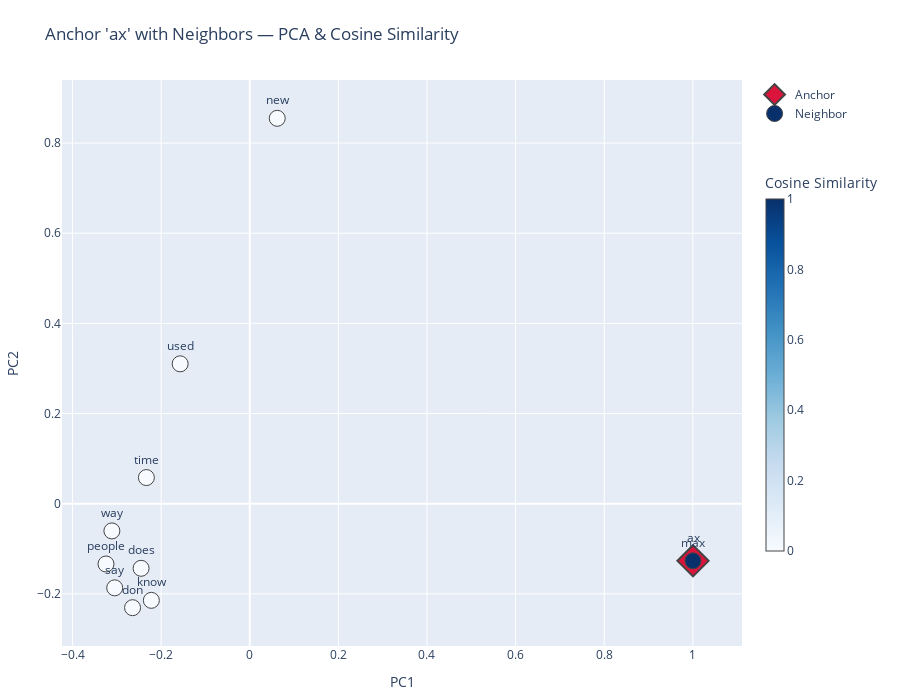
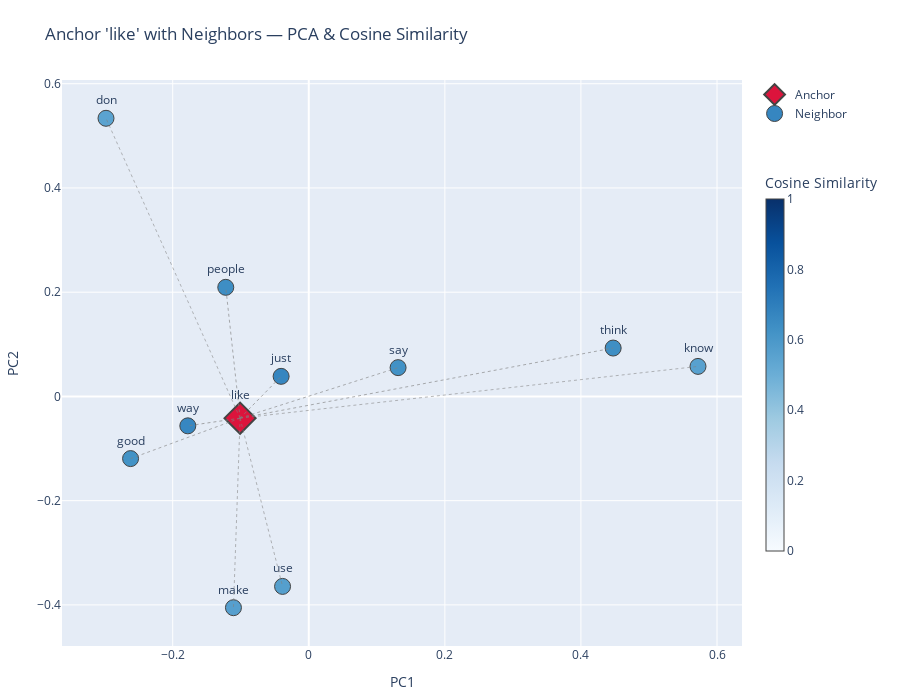
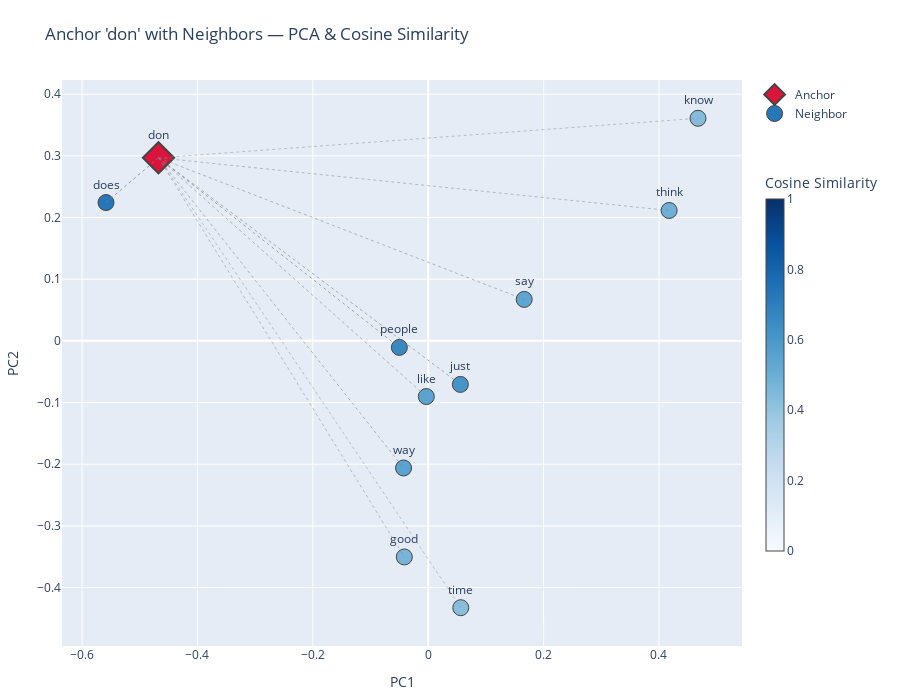
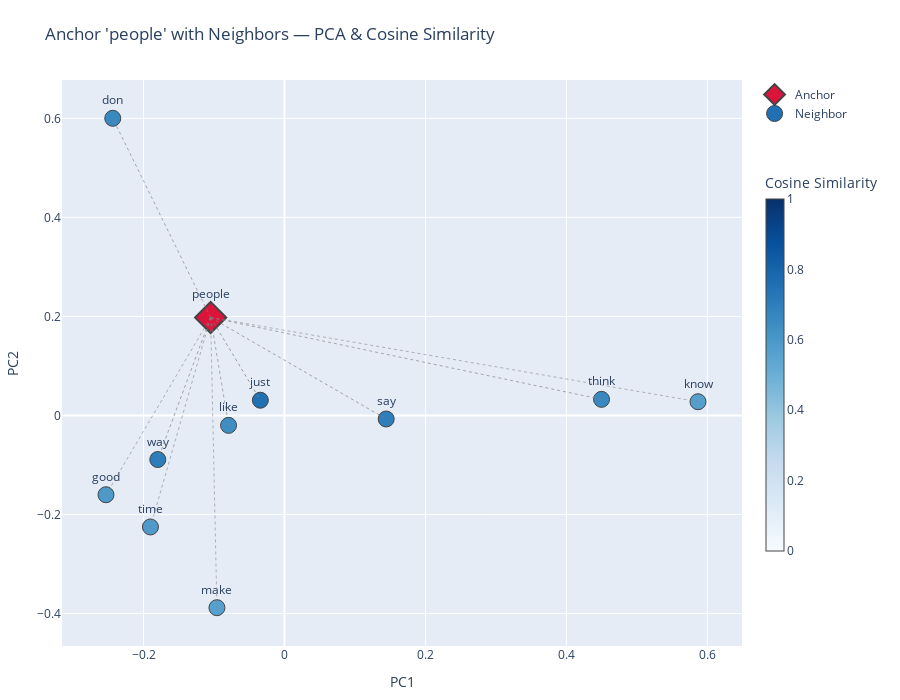

Here is the notebook cell these charts were saved with, in order:
### Markdown cell above
<div dir="rtl">

#### تجزیه و تحلیل PCA و نمای دو بعدی

برای درک بهتر روابط معنایی، بردارهای TF-IDF همان ۵ واژه و همسایگان نزدیکشان با استفاده از **Principal Component Analysis (PCA)** به دو بعد کاهش یافتند. در نمودار ۲ بعدی، هر نقطه نماینده یک واژه است و فاصله بین نقاط نمایانگر **proximity معنایی** است. رنگ و شدت نقاط برای همسایگان بر اساس **cosine similarity** با واژه anchor تغییر میکند تا میزان نزدیکی معنایی به صورت بصری قابل بررسی باشد.

مشاهده میکنیم که:

* برای واژه `'ax'`، همسایه اصلی `'max'` بسیار نزدیک anchor قرار گرفته است، در حالی که دیگر همسایگان پراکندهتر هستند.
* واژه `'like'` و همسایگانش خوشهای نسبی شکل دادهاند که ارتباط معنایی بین آنها را نشان میدهد.
* واژه `'people'` و `'just'` نیز در نزدیکی هم قرار دارند و نقاط مربوط به `'think'`, `'know'` نیز با شدت کمتر نزدیک آنها هستند.

این نتایج نشان میدهد که **فاصله در فضای PCA با شباهت معنایی واقعی واژهها هماهنگ است** و خوشههایی از واژههای مرتبط به طور طبیعی شکل گرفتهاند.

نتیجه کلی این است که واژههایی که از نظر معنایی نزدیکاند، در نمودار PCA نیز در کنار هم قرار دارند و میتوان خوشهها و ارتباطات معنایی را به صورت بصری بررسی کرد.

</div>

### Code cell
for anchor_word in analysis_keywords:
    df_neighbors = neighbor_tables[anchor_word].copy()
    
    terms_to_plot = [anchor_word] + df_neighbors["Neighbor"].tolist()
    similarities = [1.0] + df_neighbors["Similarity"].tolist()

    plot_idx = [target_keywords.index(t) for t in terms_to_plot]
    X_subset = tfidf_matrix[plot_idx].toarray()

    pca_model = _PCA(n_components=2, random_state=2025)
    coords_2d = pca_model.fit_transform(X_subset)

    df_plot = _pd.DataFrame({
        "term": terms_to_plot,
        "pc1": coords_2d[:, 0],
        "pc2": coords_2d[:, 1],
        "similarity": similarities
    })

    fig = _go.Figure()

    fig.add_trace(_go.Scatter(
        x=[df_plot.pc1[0]],
        y=[df_plot.pc2[0]],
        mode="markers+text",
        text=[df_plot.term[0]],
        textposition="top center",
        marker=dict(size=24, color="crimson", symbol="diamond", line=dict(width=2)),
        name="Anchor"
    ))

    fig.add_trace(_go.Scatter(
        x=df_plot.pc1[1:],
        y=df_plot.pc2[1:],
        mode="markers+text",
        text=df_plot.term[1:],
        textposition="top center",
        marker=dict(
            size=16,
            color=df_plot.similarity[1:],
            colorscale="Blues",
            cmin=0,
            cmax=1,
            colorbar=dict(title="Cosine Similarity", len=0.7, thickness=18),
            line=dict(width=1)
        ),
        name="Neighbor"
    ))

    for _, row in df_plot.iloc[1:].iterrows():
        fig.add_trace(_go.Scatter(
            x=[df_plot.pc1[0], row.pc1],
            y=[df_plot.pc2[0], row.pc2],
            mode="lines",
            line=dict(width=1, dash="dot", color="gray"),
            showlegend=False,
            opacity=row.similarity
        ))

    fig.update_layout(
        title=f"Anchor '{anchor_word}' with Neighbors — PCA & Cosine Similarity",
        xaxis_title="PC1",
        yaxis_title="PC2",
        width=900,
        height=700,
        margin=dict(l=40, r=40, t=80, b=40)
    )

    fig.show()

### Figure 1 — Plotly figure (JSON) as saved in the notebook; plotly's stock layout.template omitted (floating-point values rounded to 4 significant figures)
{"data": [{"marker": {"color": "crimson", "line": {"width": 2}, "size": 24, "symbol": "diamond"}, "mode": "markers+text", "name": "Anchor", "text": ["ax"], "textposition": "top center", "type": "scatter", "x": [1.0], "y": [-0.1268]}, {"marker": {"cmax": 1, "cmin": 0, "color": [0.9992, 0.0003257, 0.0001801, 0.0001379, 0.000125, 8.034e-05, 7.728e-05, 6.831e-05, 4.271e-05, 3.937e-05], "colorbar": {"len": 0.7, "thickness": 18, "title": {"text": "Cosine Similarity"}}, "colorscale": [[0, "rgb(247,251,255)"], [0.125, "rgb(222,235,247)"], [0.25, "rgb(198,219,239)"], [0.375, "rgb(158,202,225)"], [0.5, "rgb(107,174,214)"], [0.625, "rgb(66,146,198)"], [0.75, "rgb(33,113,181)"], [0.875, "rgb(8,81,156)"], [1, "rgb(8,48,107)"]], "line": {"width": 1}, "size": 16}, "mode": "markers+text", "name": "Neighbor", "text": ["max", "used", "time", "way", "say", "new", "does", "people", "know", "don"], "textposition": "top center", "type": "scatter", "x": [1.0, -0.1571, -0.2333, -0.3112, -0.3048, 0.06202, -0.2452, -0.3244, -0.2221, -0.2645], "y": [-0.1268, 0.3102, 0.05795, -0.06041, -0.1867, 0.8549, -0.1434, -0.1338, -0.2144, -0.2308]}, {"line": {"color": "gray", "dash": "dot", "width": 1}, "mode": "lines", "opacity": 0.9992, "showlegend": false, "type": "scatter", "x": [1.0, 1.0], "y": [-0.1268, -0.1268]}, {"line": {"color": "gray", "dash": "dot", "width": 1}, "mode": "lines", "opacity": 0.0003257, "showlegend": false, "type": "scatter", "x": [1.0, -0.1571], "y": [-0.1268, 0.3102]}, {"line": {"color": "gray", "dash": "dot", "width": 1}, "mode": "lines", "opacity": 0.0001801, "showlegend": false, "type": "scatter", "x": [1.0, -0.2333], "y": [-0.1268, 0.05795]}, {"line": {"color": "gray", "dash": "dot", "width": 1}, "mode": "lines", "opacity": 0.0001379, "showlegend": false, "type": "scatter", "x": [1.0, -0.3112], "y": [-0.1268, -0.06041]}, {"line": {"color": "gray", "dash": "dot", "width": 1}, "mode": "lines", "opacity": 0.000125, "showlegend": false, "type": "scatter", "x": [1.0, -0.3048], "y": [-0.1268, -0.1867]}, {"line": {"color": "gray", "dash": "dot", "width": 1}, "mode": "lines", "opacity": 8.034e-05, "showlegend": false, "type": "scatter", "x": [1.0, 0.06202], "y": [-0.1268, 0.8549]}, {"line": {"color": "gray", "dash": "dot", "width": 1}, "mode": "lines", "opacity": 7.728e-05, "showlegend": false, "type": "scatter", "x": [1.0, -0.2452], "y": [-0.1268, -0.1434]}, {"line": {"color": "gray", "dash": "dot", "width": 1}, "mode": "lines", "opacity": 6.831e-05, "showlegend": false, "type": "scatter", "x": [1.0, -0.3244], "y": [-0.1268, -0.1338]}, {"line": {"color": "gray", "dash": "dot", "width": 1}, "mode": "lines", "opacity": 4.271e-05, "showlegend": false, "type": "scatter", "x": [1.0, -0.2221], "y": [-0.1268, -0.2144]}, {"line": {"color": "gray", "dash": "dot", "width": 1}, "mode": "lines", "opacity": 3.937e-05, "showlegend": false, "type": "scatter", "x": [1.0, -0.2645], "y": [-0.1268, -0.2308]}], "layout": {"height": 700, "margin": {"b": 40, "l": 40, "r": 40, "t": 80}, "title": {"text": "Anchor 'ax' with Neighbors — PCA & Cosine Similarity"}, "width": 900, "xaxis": {"title": {"text": "PC1"}}, "yaxis": {"title": {"text": "PC2"}}}}

### Figure 2 — Plotly figure (JSON) as saved in the notebook; plotly's stock layout.template omitted (floating-point values rounded to 4 significant figures)
{"data": [{"marker": {"color": "crimson", "line": {"width": 2}, "size": 24, "symbol": "diamond"}, "mode": "markers+text", "name": "Anchor", "text": ["like"], "textposition": "top center", "type": "scatter", "x": [-0.1009], "y": [-0.04166]}, {"marker": {"cmax": 1, "cmin": 0, "color": [0.6697, 0.665, 0.6401, 0.6377, 0.6249, 0.6216, 0.5672, 0.5649, 0.5581, 0.5481], "colorbar": {"len": 0.7, "thickness": 18, "title": {"text": "Cosine Similarity"}}, "colorscale": [[0, "rgb(247,251,255)"], [0.125, "rgb(222,235,247)"], [0.25, "rgb(198,219,239)"], [0.375, "rgb(158,202,225)"], [0.5, "rgb(107,174,214)"], [0.625, "rgb(66,146,198)"], [0.75, "rgb(33,113,181)"], [0.875, "rgb(8,81,156)"], [1, "rgb(8,48,107)"]], "line": {"width": 1}, "size": 16}, "mode": "markers+text", "name": "Neighbor", "text": ["just", "way", "people", "think", "say", "good", "use", "make", "know", "don"], "textposition": "top center", "type": "scatter", "x": [-0.04068, -0.1778, -0.122, 0.4474, 0.1312, -0.2619, -0.03855, -0.1107, 0.5721, -0.298], "y": [0.03852, -0.05642, 0.2093, 0.09283, 0.05527, -0.1193, -0.3645, -0.4054, 0.05763, 0.5337]}, {"line": {"color": "gray", "dash": "dot", "width": 1}, "mode": "lines", "opacity": 0.6697, "showlegend": false, "type": "scatter", "x": [-0.1009, -0.04068], "y": [-0.04166, 0.03852]}, {"line": {"color": "gray", "dash": "dot", "width": 1}, "mode": "lines", "opacity": 0.665, "showlegend": false, "type": "scatter", "x": [-0.1009, -0.1778], "y": [-0.04166, -0.05642]}, {"line": {"color": "gray", "dash": "dot", "width": 1}, "mode": "lines", "opacity": 0.6401, "showlegend": false, "type": "scatter", "x": [-0.1009, -0.122], "y": [-0.04166, 0.2093]}, {"line": {"color": "gray", "dash": "dot", "width": 1}, "mode": "lines", "opacity": 0.6377, "showlegend": false, "type": "scatter", "x": [-0.1009, 0.4474], "y": [-0.04166, 0.09283]}, {"line": {"color": "gray", "dash": "dot", "width": 1}, "mode": "lines", "opacity": 0.6249, "showlegend": false, "type": "scatter", "x": [-0.1009, 0.1312], "y": [-0.04166, 0.05527]}, {"line": {"color": "gray", "dash": "dot", "width": 1}, "mode": "lines", "opacity": 0.6216, "showlegend": false, "type": "scatter", "x": [-0.1009, -0.2619], "y": [-0.04166, -0.1193]}, {"line": {"color": "gray", "dash": "dot", "width": 1}, "mode": "lines", "opacity": 0.5672, "showlegend": false, "type": "scatter", "x": [-0.1009, -0.03855], "y": [-0.04166, -0.3645]}, {"line": {"color": "gray", "dash": "dot", "width": 1}, "mode": "lines", "opacity": 0.5649, "showlegend": false, "type": "scatter", "x": [-0.1009, -0.1107], "y": [-0.04166, -0.4054]}, {"line": {"color": "gray", "dash": "dot", "width": 1}, "mode": "lines", "opacity": 0.5581, "showlegend": false, "type": "scatter", "x": [-0.1009, 0.5721], "y": [-0.04166, 0.05763]}, {"line": {"color": "gray", "dash": "dot", "width": 1}, "mode": "lines", "opacity": 0.5481, "showlegend": false, "type": "scatter", "x": [-0.1009, -0.298], "y": [-0.04166, 0.5337]}], "layout": {"height": 700, "margin": {"b": 40, "l": 40, "r": 40, "t": 80}, "title": {"text": "Anchor 'like' with Neighbors — PCA & Cosine Similarity"}, "width": 900, "xaxis": {"title": {"text": "PC1"}}, "yaxis": {"title": {"text": "PC2"}}}}

### Figure 3 — Plotly figure (JSON) as saved in the notebook; plotly's stock layout.template omitted (floating-point values rounded to 4 significant figures)
{"data": [{"marker": {"color": "crimson", "line": {"width": 2}, "size": 24, "symbol": "diamond"}, "mode": "markers+text", "name": "Anchor", "text": ["don"], "textposition": "top center", "type": "scatter", "x": [-0.4676], "y": [0.2968]}, {"marker": {"cmax": 1, "cmin": 0, "color": [0.7271, 0.6586, 0.6106, 0.5521, 0.5481, 0.5387, 0.4916, 0.4716, 0.436, 0.4295], "colorbar": {"len": 0.7, "thickness": 18, "title": {"text": "Cosine Similarity"}}, "colorscale": [[0, "rgb(247,251,255)"], [0.125, "rgb(222,235,247)"], [0.25, "rgb(198,219,239)"], [0.375, "rgb(158,202,225)"], [0.5, "rgb(107,174,214)"], [0.625, "rgb(66,146,198)"], [0.75, "rgb(33,113,181)"], [0.875, "rgb(8,81,156)"], [1, "rgb(8,48,107)"]], "line": {"width": 1}, "size": 16}, "mode": "markers+text", "name": "Neighbor", "text": ["does", "people", "just", "way", "like", "say", "think", "good", "know", "time"], "textposition": "top center", "type": "scatter", "x": [-0.5585, -0.05003, 0.05569, -0.04277, -0.003301, 0.1664, 0.4176, -0.04145, 0.4676, 0.05642], "y": [0.2243, -0.0106, -0.07061, -0.2061, -0.09028, 0.06722, 0.2114, -0.3504, 0.3609, -0.4327]}, {"line": {"color": "gray", "dash": "dot", "width": 1}, "mode": "lines", "opacity": 0.7271, "showlegend": false, "type": "scatter", "x": [-0.4676, -0.5585], "y": [0.2968, 0.2243]}, {"line": {"color": "gray", "dash": "dot", "width": 1}, "mode": "lines", "opacity": 0.6586, "showlegend": false, "type": "scatter", "x": [-0.4676, -0.05003], "y": [0.2968, -0.0106]}, {"line": {"color": "gray", "dash": "dot", "width": 1}, "mode": "lines", "opacity": 0.6106, "showlegend": false, "type": "scatter", "x": [-0.4676, 0.05569], "y": [0.2968, -0.07061]}, {"line": {"color": "gray", "dash": "dot", "width": 1}, "mode": "lines", "opacity": 0.5521, "showlegend": false, "type": "scatter", "x": [-0.4676, -0.04277], "y": [0.2968, -0.2061]}, {"line": {"color": "gray", "dash": "dot", "width": 1}, "mode": "lines", "opacity": 0.5481, "showlegend": false, "type": "scatter", "x": [-0.4676, -0.003301], "y": [0.2968, -0.09028]}, {"line": {"color": "gray", "dash": "dot", "width": 1}, "mode": "lines", "opacity": 0.5387, "showlegend": false, "type": "scatter", "x": [-0.4676, 0.1664], "y": [0.2968, 0.06722]}, {"line": {"color": "gray", "dash": "dot", "width": 1}, "mode": "lines", "opacity": 0.4916, "showlegend": false, "type": "scatter", "x": [-0.4676, 0.4176], "y": [0.2968, 0.2114]}, {"line": {"color": "gray", "dash": "dot", "width": 1}, "mode": "lines", "opacity": 0.4716, "showlegend": false, "type": "scatter", "x": [-0.4676, -0.04145], "y": [0.2968, -0.3504]}, {"line": {"color": "gray", "dash": "dot", "width": 1}, "mode": "lines", "opacity": 0.436, "showlegend": false, "type": "scatter", "x": [-0.4676, 0.4676], "y": [0.2968, 0.3609]}, {"line": {"color": "gray", "dash": "dot", "width": 1}, "mode": "lines", "opacity": 0.4295, "showlegend": false, "type": "scatter", "x": [-0.4676, 0.05642], "y": [0.2968, -0.4327]}], "layout": {"height": 700, "margin": {"b": 40, "l": 40, "r": 40, "t": 80}, "title": {"text": "Anchor 'don' with Neighbors — PCA & Cosine Similarity"}, "width": 900, "xaxis": {"title": {"text": "PC1"}}, "yaxis": {"title": {"text": "PC2"}}}}

### Figure 4 — Plotly figure (JSON) as saved in the notebook; plotly's stock layout.template omitted (floating-point values rounded to 4 significant figures)
{"data": [{"marker": {"color": "crimson", "line": {"width": 2}, "size": 24, "symbol": "diamond"}, "mode": "markers+text", "name": "Anchor", "text": ["people"], "textposition": "top center", "type": "scatter", "x": [-0.1048], "y": [0.1979]}, {"marker": {"cmax": 1, "cmin": 0, "color": [0.7558, 0.7035, 0.6991, 0.6643, 0.6586, 0.6401, 0.5954, 0.5886, 0.5673, 0.5625], "colorbar": {"len": 0.7, "thickness": 18, "title": {"text": "Cosine Similarity"}}, "colorscale": [[0, "rgb(247,251,255)"], [0.125, "rgb(222,235,247)"], [0.25, "rgb(198,219,239)"], [0.375, "rgb(158,202,225)"], [0.5, "rgb(107,174,214)"], [0.625, "rgb(66,146,198)"], [0.75, "rgb(33,113,181)"], [0.875, "rgb(8,81,156)"], [1, "rgb(8,48,107)"]], "line": {"width": 1}, "size": 16}, "mode": "markers+text", "name": "Neighbor", "text": ["just", "way", "say", "think", "don", "like", "good", "time", "know", "make"], "textposition": "top center", "type": "scatter", "x": [-0.03423, -0.1797, 0.1443, 0.4498, -0.2436, -0.07932, -0.2532, -0.1901, 0.5867, -0.09582], "y": [0.03084, -0.08893, -0.007088, 0.03255, 0.6002, -0.01995, -0.16, -0.2251, 0.02779, -0.3882]}, {"line": {"color": "gray", "dash": "dot", "width": 1}, "mode": "lines", "opacity": 0.7558, "showlegend": false, "type": "scatter", "x": [-0.1048, -0.03423], "y": [0.1979, 0.03084]}, {"line": {"color": "gray", "dash": "dot", "width": 1}, "mode": "lines", "opacity": 0.7035, "showlegend": false, "type": "scatter", "x": [-0.1048, -0.1797], "y": [0.1979, -0.08893]}, {"line": {"color": "gray", "dash": "dot", "width": 1}, "mode": "lines", "opacity": 0.6991, "showlegend": false, "type": "scatter", "x": [-0.1048, 0.1443], "y": [0.1979, -0.007088]}, {"line": {"color": "gray", "dash": "dot", "width": 1}, "mode": "lines", "opacity": 0.6643, "showlegend": false, "type": "scatter", "x": [-0.1048, 0.4498], "y": [0.1979, 0.03255]}, {"line": {"color": "gray", "dash": "dot", "width": 1}, "mode": "lines", "opacity": 0.6586, "showlegend": false, "type": "scatter", "x": [-0.1048, -0.2436], "y": [0.1979, 0.6002]}, {"line": {"color": "gray", "dash": "dot", "width": 1}, "mode": "lines", "opacity": 0.6401, "showlegend": false, "type": "scatter", "x": [-0.1048, -0.07932], "y": [0.1979, -0.01995]}, {"line": {"color": "gray", "dash": "dot", "width": 1}, "mode": "lines", "opacity": 0.5954, "showlegend": false, "type": "scatter", "x": [-0.1048, -0.2532], "y": [0.1979, -0.16]}, {"line": {"color": "gray", "dash": "dot", "width": 1}, "mode": "lines", "opacity": 0.5886, "showlegend": false, "type": "scatter", "x": [-0.1048, -0.1901], "y": [0.1979, -0.2251]}, {"line": {"color": "gray", "dash": "dot", "width": 1}, "mode": "lines", "opacity": 0.5673, "showlegend": false, "type": "scatter", "x": [-0.1048, 0.5867], "y": [0.1979, 0.02779]}, {"line": {"color": "gray", "dash": "dot", "width": 1}, "mode": "lines", "opacity": 0.5625, "showlegend": false, "type": "scatter", "x": [-0.1048, -0.09582], "y": [0.1979, -0.3882]}], "layout": {"height": 700, "margin": {"b": 40, "l": 40, "r": 40, "t": 80}, "title": {"text": "Anchor 'people' with Neighbors — PCA & Cosine Similarity"}, "width": 900, "xaxis": {"title": {"text": "PC1"}}, "yaxis": {"title": {"text": "PC2"}}}}
